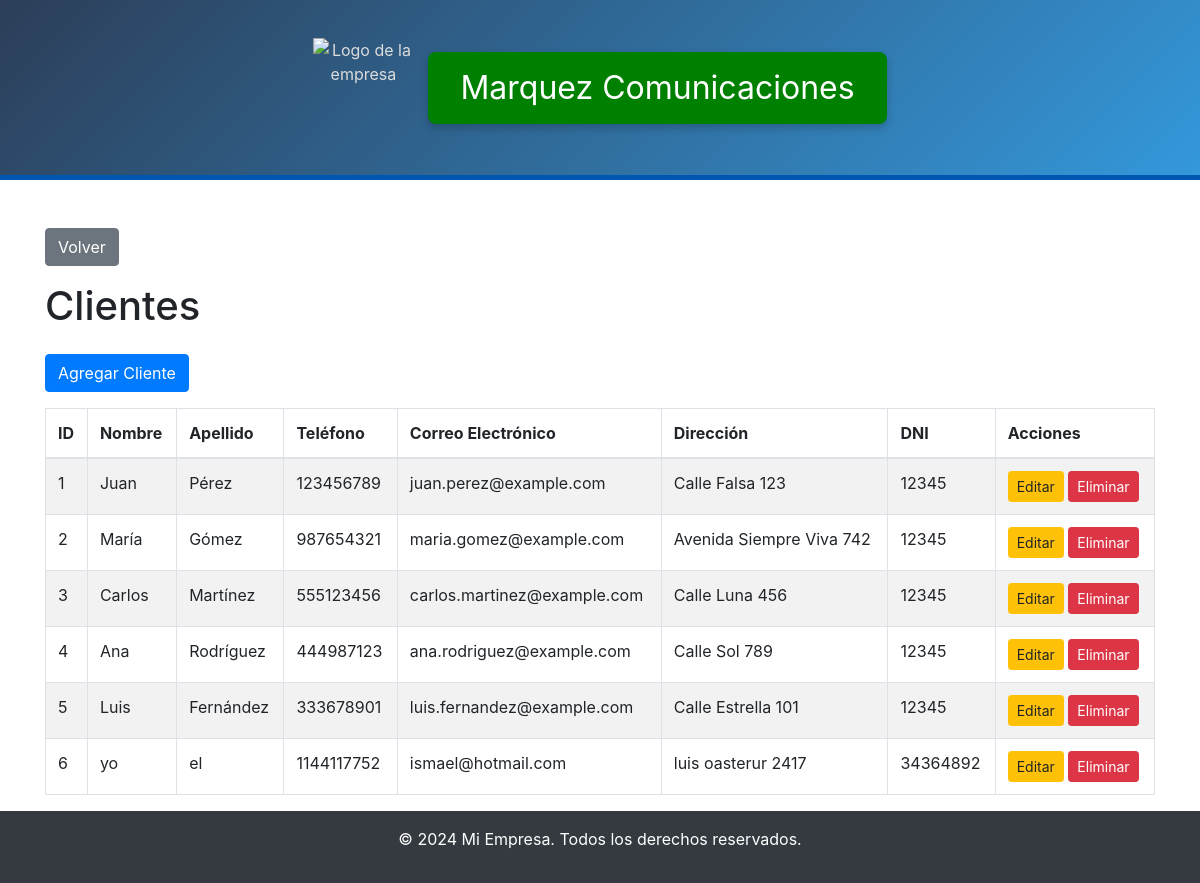
The app's page /administrador/clientes/index.php with its own data.
### tables this page shows
CREATE TABLE `clientes` (
  `id_clientes` int(11) NOT NULL,
  `nombre` varchar(255) NOT NULL,
  `apellido` varchar(255) DEFAULT NULL,
  `telefono` varchar(20) NOT NULL,
  `correo_electronico` varchar(255) NOT NULL,
  `direccion` text NOT NULL,
  `dni` varchar(20) DEFAULT NULL
);

### administrador/clientes/index.php (the view, shortened to what this page needs)
<?php
include '../../base_datos/db.php';
$query = "SELECT * FROM clientes";
$result = mysqli_query($conn, $query);
?>
<?php include('../../includes/header.php'); ?>
<div class="container mt-5">
    <a href="../administrador.php" class="btn btn-secondary mb-3">Volver</a>
    <h1 class="mb-4">Clientes</h1>
    <a href="create.php" class="btn btn-primary mb-3">Agregar Cliente</a>
    <table class="table table-striped table-bordered">
        <thead>
            <tr>
                <th>ID</th>
                <th>Nombre</th>
                <th>Apellido</th>
                <th>Teléfono</th>
                <th>Correo Electrónico</th>
                <th>Dirección</th>
                <th>DNI</th>
                <th>Acciones</th>
            </tr>
        </thead>
        <tbody>
            <?php while ($row = mysqli_fetch_assoc($result)) { ?>
            <tr>
                <td><?php echo htmlspecialchars($row['id_clientes']); ?></td>
                <td><?php echo htmlspecialchars($row['nombre']); ?></td>
                <td><?php echo htmlspecialchars($row['apellido']); ?></td>
                <td><?php echo htmlspecialchars($row['telefono']); ?></td>
                <td><?php echo htmlspecialchars($row['correo_electronico']); ?></td>
                <td><?php echo htmlspecialchars($row['direccion']); ?></td>
                <td><?php echo htmlspecialchars($row['dni']); ?></td>
                <td>
                    <a href="edit.php?id=<?php echo htmlspecialchars($row['id_clientes']); ?>" class="btn btn-warning btn-sm">Editar</a>
                    <a href="delete.php?id=<?php echo htmlspecialchars($row['id_clientes']); ?>" class="btn btn-danger btn-sm" onclick="return confirm('¿Estás seguro de que deseas eliminar este cliente?');">Eliminar</a>
                </td>
            </tr>
            <?php } ?>
        </tbody>
    </table>
</div>
<?php include('../../includes/footer.php'); ?>

### includes/header.php (style rules this page uses)
body { padding-top: 180px; }

### records on screen
clientes: id_clientes "1", nombre "Juan", apellido "Pérez", telefono "123456789", correo_electronico "juan.perez@example.com", direccion "Calle Falsa 123", dni "12345"
clientes: id_clientes "2", nombre "María", apellido "Gómez", telefono "987654321", correo_electronico "maria.gomez@example.com", direccion "Avenida Siempre Viva 742", dni "12345"
clientes: id_clientes "3", nombre "Carlos", apellido "Martínez", telefono "555123456", correo_electronico "carlos.martinez@example.com", direccion "Calle Luna 456", dni "12345"
clientes: id_clientes "4", nombre "Ana", apellido "Rodríguez", telefono "444987123", correo_electronico "ana.rodriguez@example.com", direccion "Calle Sol 789", dni "12345"
clientes: id_clientes "5", nombre "Luis", apellido "Fernández", telefono "333678901", correo_electronico "luis.fernandez@example.com", direccion "Calle Estrella 101", dni "12345"
clientes: id_clientes "6", nombre "yo", apellido "el", telefono "1144117752", correo_electronico "ismael@hotmail.com", direccion "luis oasterur 2417", dni "34364892"
